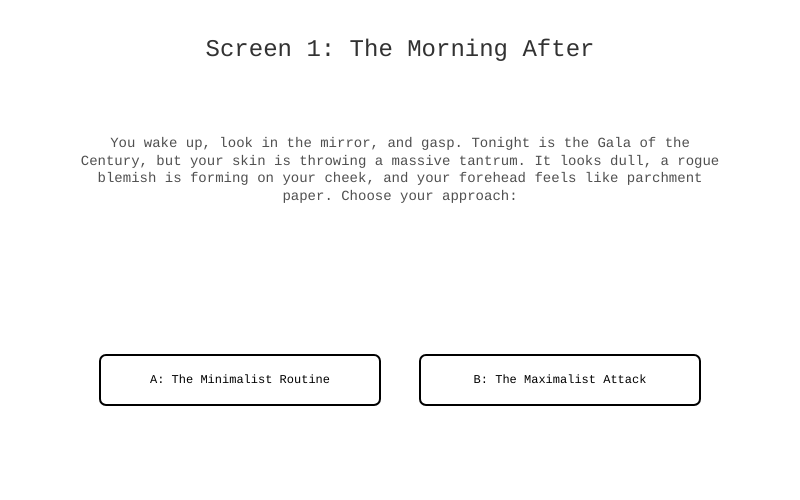
Frame 1 (no input)
Frame 60 (no input): identical to frame 1, image omitted
Frame 120 (the mouse pressed at the canvas centre since frame 60): identical to frame 1, image omitted

The p5.js sketch that drew this single still picture (run headless with seeded random() and noise() and a simulated clock; from frame 60 on, the mouse is pressed at the canvas centre):

// p5.js sketch
// ── sketch.js
// This global variable tracks which scene is currently active (1 through 15)
let currentScreen = 1;

// Shared dimensions for user interaction buttons
const BTN_W = 280;
const BTN_H = 50;

function setup() {
  createCanvas(800, 500);
  textFont("monospace");
  textAlign(CENTER, CENTER);
  rectMode(CENTER);
}

function draw() {
  background(255); // Keeps the background a crisp, solid white

  // Traffic controller drawing the correct screen based on your whiteboard layout
  if (currentScreen === 1) drawScene1();
  if (currentScreen === 2) drawScene2();
  if (currentScreen === 3) drawScene3();
  if (currentScreen === 4) drawScene4();
  if (currentScreen === 5) drawScene5();
  if (currentScreen === 6) drawScene6();
  if (currentScreen === 7) drawScene7();
  if (currentScreen === 8) drawScene8();
  if (currentScreen === 9) drawScene9();
  if (currentScreen === 10) drawScene10();
  if (currentScreen === 11) drawScene11();
  if (currentScreen === 12) drawScene12();
  if (currentScreen === 13) drawScene13();
  if (currentScreen === 14) drawScene14();
  if (currentScreen === 15) drawScene15();
}

// CHANGED TO mouseReleased() TO ELIMINATE FAST-FORWARDING BUTTON CLICKS
function mouseReleased() {
  // Lock in the screen state at the exact millisecond the mouse button is let go
  let screenAtMomentOfRelease = currentScreen;

  if (screenAtMomentOfRelease === 1) pressScene1();
  else if (screenAtMomentOfRelease === 2) pressScene2();
  else if (screenAtMomentOfRelease === 3) pressScene3();
  else if (screenAtMomentOfRelease === 4) pressScene4();
  else if (screenAtMomentOfRelease === 5) pressScene5();
  else if (screenAtMomentOfRelease === 6) pressScene6();
  else if (screenAtMomentOfRelease === 7) pressScene7();
  else if (screenAtMomentOfRelease === 8) pressScene8();
  else if (screenAtMomentOfRelease === 9) pressScene9();
  else if (screenAtMomentOfRelease === 10) pressScene10();
  else if (screenAtMomentOfRelease === 11) pressScene11();
  else if (screenAtMomentOfRelease === 12) pressScene12();
  else if (screenAtMomentOfRelease === 13) pressScene13();
  else if (screenAtMomentOfRelease === 14) pressScene14();
  else if (screenAtMomentOfRelease === 15) pressScene15();
}

// Global helper function checking mouse coordinates over a button region
function isMouseOver(x, y, w, h) {
  return (
    mouseX > x - w / 2 &&
    mouseX < x + w / 2 &&
    mouseY > y - h / 2 &&
    mouseY < y + h / 2
  );
}

// Global helper function formatting the game text content layouts
function renderSceneText(title, description) {
  fill(50);
  textSize(24);
  text(title, width / 2, 50);

  textSize(14);
  fill(80);
  text(description, width / 2, 170, 650, 180);
}

// Global helper function rendering standard choice interactive buttons
function renderButton(x, y, label) {
  stroke(0);
  strokeWeight(2);
  fill(isMouseOver(x, y, BTN_W, BTN_H) ? 235 : 255); // Simple grey tint hover highlight
  rect(x, y, BTN_W, BTN_H, 6);

  noStroke();
  fill(0);
  textSize(12);
  text(label, x, y, BTN_W - 10, BTN_H - 5);
}

// ── scene1.js
function setup() {
  createCanvas(400, 400);
}

function draw() {
  background(220);
}

function drawScene1() {
  renderSceneText(
    "Screen 1: The Morning After",
    "You wake up, look in the mirror, and gasp. Tonight is the Gala of the Century, but your skin is throwing a massive tantrum. It looks dull, a rogue blemish is forming on your cheek, and your forehead feels like parchment paper. Choose your approach:",
  );
  renderButton(width / 2 - 160, 380, "A: The Minimalist Routine");
  renderButton(width / 2 + 160, 380, "B: The Maximalist Attack");
}

function pressScene1() {
  if (isMouseOver(width / 2 - 160, 380, BTN_W, BTN_H)) currentScreen = 2;
  if (isMouseOver(width / 2 + 160, 380, BTN_W, BTN_H)) currentScreen = 3;
}

// ── scene10.js
function drawScene10() {
  renderSceneText(
    "Screen 10: Ending 5 - The Acid Burn Catastrophe",
    "Layering Vitamin C on top of a peel and retinol was a declaration of war. Your face is tomato-red, stinging, and actively peeling at the gala. You spend the evening hiding behind the chocolate fountain.",
  );
  renderButton(width / 2, 380, "Go to the Recovery Room");
}

function pressScene10() {
  if (isMouseOver(width / 2, 380, BTN_W, BTN_H)) currentScreen = 15;
}

// ── scene11.js
function drawScene11() {
  renderSceneText(
    "Screen 11: Ending 6 - The Physical Trauma",
    "Oh, the humanity! The scrub micro-tore your already compromised skin. You arrive at the gala with a raw, scratched complexion that stings even when the air hits it. Time for a weeks-long skincare sabbatical.",
  );
  renderButton(width / 2, 380, "Go to the Recovery Room");
}

function pressScene11() {
  if (isMouseOver(width / 2, 380, BTN_W, BTN_H)) currentScreen = 15;
}

// ── scene12.js
function drawScene12() {
  renderSceneText(
    "Screen 12: Ending 5 - Total Skin Overload",
    "Disaster! Scrubbing sensitive, irritated skin caused visible scratching and deep flaking. You spend the whole gala hiding in the bathroom stall with a stinging face.",
  );
  renderButton(width / 2, 380, "Restart Game");
}
function pressScene12() {
  if (isMouseOver(width / 2, 380, BTN_W, BTN_H)) currentScreen = 1;
}

// ── scene13.js
function drawScene13() {
  renderSceneText(
    "Screen 13: Ending 8 - The Cool & Collected",
    "The cold hydrogel mask saved the day. It instantly took down the redness and inflammation from your aggressive morning routine. Your skin looks calm and refreshed.",
  );
  renderButton(width / 2, 380, "Seek Consultation");
}
function pressScene13() {
  if (isMouseOver(width / 2, 380, BTN_W, BTN_H)) currentScreen = 5;
}

// ── scene14.js
function drawScene14() {
  renderSceneText(
    "Screen 14: The Skincare Guru Ranking",
    "The crowd applauds as you walk by! Your choices proved that you respect your skin barrier over quick fixes. You are officially crowned the Skincare Guru of the Gala!",
  );
  renderButton(width / 2, 380, "Play Again");
}

function pressScene14() {
  if (isMouseOver(width / 2, 380, BTN_W, BTN_H)) currentScreen = 1; // Loops back to start
}

// ── scene15.js
function setup() {
  createCanvas(400, 400);
}

function draw() {
  background(220);
}

function drawScene15() {
  renderSceneText(
    "Screen 15: The Recovery Room",
    "You spend the night applying ice packs in the bathroom. Your choices taught you a valuable lesson: skincare is a marathon, not a sprint. Tomorrow, we focus on healing.",
  );
  renderButton(width / 2, 380, "Play Again");
}
function pressScene15() {
  if (isMouseOver(width / 2, 380, BTN_W, BTN_H)) currentScreen = 1;
}

// ── scene2.js
function drawScene2() {
  renderSceneText(
    "Screen 2: The Minimalist Dilemma",
    "Your skin feels calm, but as midday approaches, it lacks excitement. The blemish is lingering and you need a boost. Select your midday treatment:",
  );
  renderButton(width / 2 - 160, 340, "A1: Tinted Zinc SPF");
  renderButton(width / 2 + 160, 340, "A2: Slugging Balm");
  renderButton(width / 2 - 160, 410, "C1: 2% BHA Spot Fluid");
  renderButton(width / 2 + 160, 410, "C2: Niacinamide Cream");
}

function pressScene2() {
  // All choices here advance cleanly to Screen 4 for the final prep phase
  if (isMouseOver(width / 2 - 160, 340, BTN_W, BTN_H)) currentScreen = 4;
  if (isMouseOver(width / 2 + 160, 340, BTN_W, BTN_H)) currentScreen = 4;
  if (isMouseOver(width / 2 - 160, 410, BTN_W, BTN_H)) currentScreen = 4;
  if (isMouseOver(width / 2 + 160, 410, BTN_W, BTN_H)) currentScreen = 4;
}

// ── scene3.js
function setup() {
  createCanvas(400, 400);
}

function draw() {
  background(220);
}

function drawScene3() {
  renderSceneText(
    "Screen 3: The Maximalist Danger",
    "You used a glycolic acid peel followed by a heavy dose of retinol. Your skin is definitely awake, but now it’s tingling dangerously, looking a bit flushed. Quick, choice your savior!",
  );
  renderButton(width / 2 - 160, 340, "B1: Heavy Vitamin C");
  renderButton(width / 2 + 160, 340, "B2: Apricot Scrub");
  renderButton(width / 2 - 160, 410, "D1: Hyaluronic & Ceramides");
  renderButton(width / 2 + 160, 410, "D2: Cold Hydrogel Mask");
}

function pressScene3() {
  if (isMouseOver(width / 2 - 160, 340, BTN_W, BTN_H)) currentScreen = 10;
  if (isMouseOver(width / 2 + 160, 340, BTN_W, BTN_H)) currentScreen = 11;
  if (isMouseOver(width / 2 - 160, 410, BTN_W, BTN_H)) currentScreen = 12;
  if (isMouseOver(width / 2 + 160, 410, BTN_W, BTN_H)) currentScreen = 13;
}

// ── scene4.js
function drawScene4() {
  renderSceneText(
    "Screen 4: Minimalist + Hydration Prep",
    "It's 5:00 PM. Your skin is incredibly plump and juicy, but your blemish is still barely visible. Time for your final makeup prep layer:",
  );
  renderButton(width / 2 - 160, 380, "Apply High-Coverage Foundation");
  renderButton(width / 2 + 160, 380, "Keep it Sheer with a Tinted SPF");
}

function pressScene4() {
  if (isMouseOver(width / 2 - 160, 380, BTN_W, BTN_H)) currentScreen = 8;
  if (isMouseOver(width / 2 + 160, 380, BTN_W, BTN_H)) currentScreen = 9;
}

// ── scene5.js
function drawScene5() {
  renderSceneText(
    "Screen 5: Emergency Protocols (Maximalist Track)",
    "It's 5:00 PM. Your face is reacting strongly to your midday choices. You must make one final formatting adjustment before hitting the carpet.",
  );
  renderButton(width / 2 - 160, 340, "Layer on Thick Concealer");
  renderButton(width / 2 + 160, 340, "Ice Your Face Aggressively");
  renderButton(width / 2 - 160, 410, "Apply Barrier Ointment");
  renderButton(width / 2 + 160, 410, "Do Nothing and Go Raw");
}

function pressScene5() {
  if (isMouseOver(width / 2 - 160, 340, BTN_W, BTN_H)) currentScreen = 10; // Ending 5
  if (isMouseOver(width / 2 + 160, 340, BTN_W, BTN_H)) currentScreen = 11; // Ending 6
  if (isMouseOver(width / 2 - 160, 410, BTN_W, BTN_H)) currentScreen = 12; // Ending 7
  if (isMouseOver(width / 2 + 160, 410, BTN_W, BTN_H)) currentScreen = 13; // Ending 8
}

// ── scene6.js
function drawScene6() {
  renderSceneText(
    "Screen 6: Ending 1 - The Balanced Goddess",
    "Your skin looks effortless, plump, and beautifully even-toned. The tinted SPF gave you a 'no-makeup makeup' look that has everyone at the gala asking for your secret.",
  );
  renderButton(width / 2, 380, "Check Scoreboard");
}
function pressScene6() {
  if (isMouseOver(width / 2, 380, BTN_W, BTN_H)) currentScreen = 4;
}

// ── scene7.js
function drawScene7() {
  renderSceneText(
    "Screen 7: Ending 2 - The Glazed Donut Disaster",
    "You over-slugged. Under the heavy gala lights, the thick balm melts down your face, taking your makeup with it. You don't look radiant; you look greasy.",
  );
  renderButton(width / 2, 380, "Seek Consultation");
}
function pressScene7() {
  if (isMouseOver(width / 2, 380, BTN_W, BTN_H)) currentScreen = 5;
}

// ── scene8.js
function drawScene8() {
  renderSceneText(
    "Screen 8: Ending 3 - The Precision Strike",
    "Brilliant move. The targeted BHA flattened the blemish by sunset without irritating the rest of your face. You step onto the red carpet with smooth skin.",
  );
  renderButton(width / 2, 380, "Check Scoreboard");
}
function pressScene8() {
  if (isMouseOver(width / 2, 380, BTN_W, BTN_H)) currentScreen = 4;
}

// ── scene9.js
function drawScene9() {
  renderSceneText(
    "Screen 9: Ending 4 - The Plump Protagonist",
    "The niacinamide worked its magic. Your skin barrier is thriving, your tone is perfectly even, and you radiate health. You spend the whole night receiving compliments on your 'lit-from-within' glow.",
  );
  renderButton(width / 2, 380, "See Your Final Gala Rank");
}

function pressScene9() {
  if (isMouseOver(width / 2, 380, BTN_W, BTN_H)) currentScreen = 14;
}
